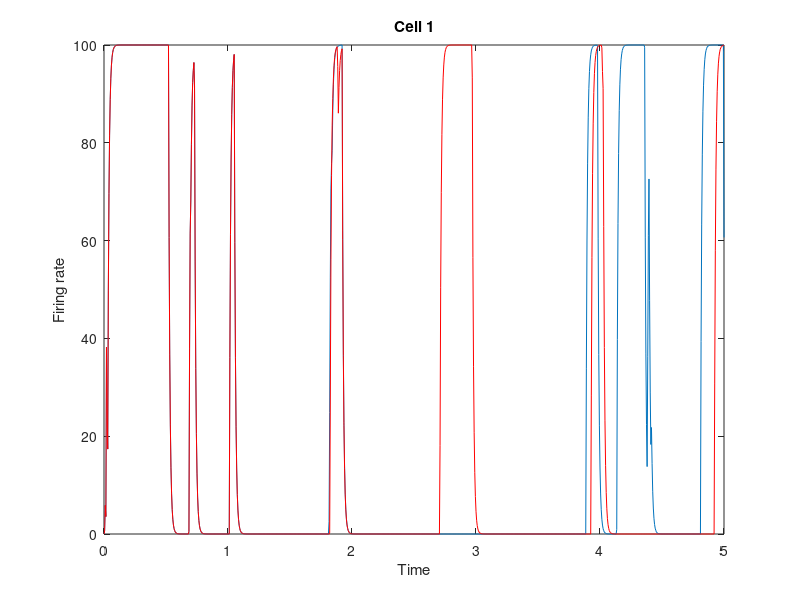
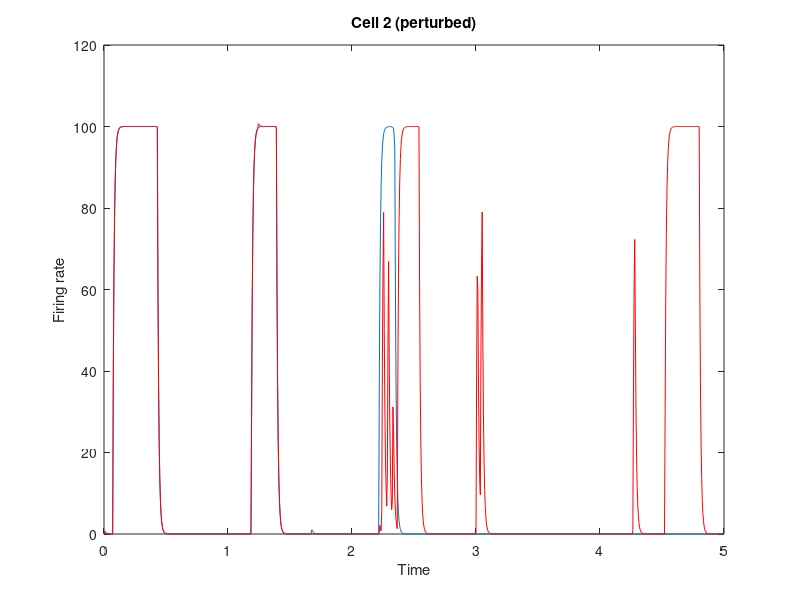
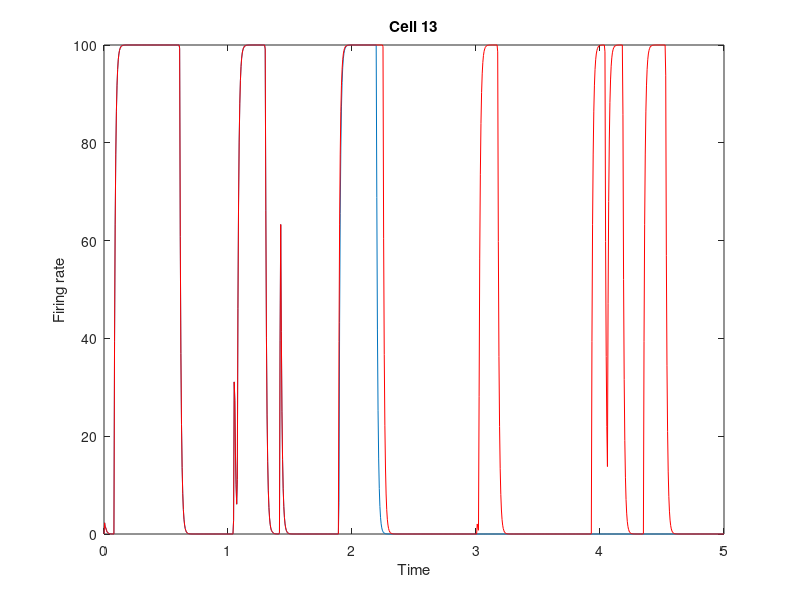

Here is the MATLAB script that generated these plots, in order:
% cerebellarcond_twotrials.m   ---    model of cerebellar conditioning with a bunch of granule cells excited by the CS, that excite one Purkinje cell,
% which also receives inputs from a climbing fiber is excited by the US. Coincident granule cell and climbing fibre firing leads to LTD.

% This code deos not do the conditioning, but rather shows chaotic behavior
% of the Granule Cells firing rates with altered parameters.

clear;  dt = 0.005; tmax = 5; t = 0:dt:tmax; Ntrials = 2;
NGcells = 200;               % No. of granule cells
NIcells = NGcells;          % No. of inhibitory (Golgi) cells

rng(2)

% Granule cell f-I curves:
IthGC = 5*ones(1,NGcells)+15*rand(1,NGcells);   % Randomness in thresholds of granule cells
IwidthGC = 10*ones(1,NGcells);                  % Width of f-I curve
rmaxGC = 100*ones(1,NGcells);                   % Max. firing rate
tauGC = 0.010;                                   % membrane time constant
taus = zeros(1,NGcells);                        % synaptic time constant
tauf = zeros(1,NGcells);                        % time constant for facilitation
taud = zeros(1,NGcells);                        % time constant for depression
taus0 = 0.075;                                   % base value for synaptic time constant
taud0 = 0.1;                                    % base value for depression time constant
tauf0 = 0.2;                                    % base value for facilitation time constant

for cell = 1:NGcells
    taus(cell) = taus0;                         % fixed synaptic time consants for all cells
    tauf(cell) = tauf0*(1.0+2*rand(1));       % heterogeneity in time constant for facilitation
    taud(cell) = taud0*(1.0+2*rand(1));       % heterogeneity in time constant for deression
end

% Inhibitory (Golgi) cell f-I curves
IthIC = 13;                 % fixed threshold
IwidthIC = 8;               % fixed width of sigmoid
rmaxIC = 300;               % fixed maximum rate
tauIC = 0.010;              % fixed time constant

% Climbing fiber f-I curve
IthCF = 15;                 % fixed threshold
IwidthCF = 5;               % fixed width of sigmoid
rmaxCF = 300;               % fixed maximum rate
tauCF = 0.002;              % fixed time constant

IthPC = 15;                 % fixed threshold
IwidthPC = 5;               % fixed width of sigmoid
rmaxPC = 30;                % fixed maximum rate
tauPC = 0.010;              % fixed time constant

IthNI = 10;                 % fixed threshold
IwidthNI = 3;               % fixed width of sigmoid
rmaxNI = 100;               % fixed maximum rate
tauNI = 0.005;              % fixed time constant

% Now set all the connection strengths only WGP will vary

WGP0 = 15.0/NGcells;        % Base granule cell to Purkinje Cell connection strength
WGP = WGP0*ones(NGcells,1); % Vector of individual connections
dW0 = 0.02;                 % Maximum fractional change in weight per trial

WGN = 4.0;                  % Connection from granule cell to nucleus
WPN = 10.0;                 % Inhibitory strength from Purkinje Cll to nucleus

WGG = zeros(NGcells);           % Granule cells to granule cells
WGI = zeros(NGcells,NIcells);   % Granule cells to interneurons
WIG = zeros(NIcells,NGcells);   % Interneurons to granule cells

WGG0 = 1.5;                 % Base connection strengths
WGI0 = 1;
WIG0 = 40/NIcells;
connectprob = 0.05;          % connection probability between granule cells
for cell1 = 1:NGcells
    for cell2 = 1:NGcells
        if rand(1) > connectprob    % only connect if random number is less than probability
            WGG(cell1,cell2) = 0.0; % otherwise no connection
        else                        % connection strength has structure and randomness
            WGG(cell1,cell2) = WGG0*(NGcells-mod(cell2-cell1+NGcells,NGcells))/NGcells * (1.0+5.0*rand(1))/connectprob;
        end
    end
    WGG(cell1,cell1) = 0.25*WGG0*(1.0+0.2*randn(1));   % self-connection is fixed
    WGI(cell1,cell1) = WGI0;        % each granule cell connects to one interneuron
end
WGG = max(WGG,0);

for cell1 = 1:NIcells
    for cell2 = 1:NIcells           % all to all connections from interneuron to granule cells
        WIG(cell1,cell2) = WIG0*(0.5+rand(1)); % but with randomness in strengths
    end
end

tCSon = 0.2;                % time of CS onset
lengthCS = tmax;            % length of CS
ICS0 = 20.0;               % steady state CS applied current
ICS1 = 10.0;               % intitial peak CS current
tauCS = 0.05;               % time for decay of peak CS current

tUSon = 1.2;                % time for US onset
lengthUS = 0.025;           % length of US
IUS0 = 100.0;               % applied current for US

ICS = zeros(size(t));       % set up input current vectors, one for CS
IUS = zeros(size(t));       % and one for US
Iapp = zeros(length(t),NGcells);    % each granule cell can get a different applied current
for i = max(1,floor(tCSon/dt)+1):min(floor((tCSon+lengthCS)/dt)+1,length(ICS))
    ICS(i) = ICS0+ICS1*exp(-(t(i)-tCSon)/tauCS);
    for cell = 1:NGcells/5
        Iapp(i,cell) = ICS(i)*(NGcells-cell)/(NGcells-1);
    end
end

for trial = 1:Ntrials; trial
    rGC = zeros(length(t),NGcells);     % rates of all Granule Cells
    D = ones(length(t),NGcells);        % synaptic depression of Granule Cells
    F = ones(length(t),NGcells);        % facilitation of granule cells
    S = zeros(length(t),NGcells);       % synaptic output of granule cells
    rI = zeros(length(t),NIcells);      % rates of all inhibitory Golgi cells
    rPC = zeros(length(t),1);           % rate of Purkinje cell
    rCF = zeros(length(t),1);           % rate of spikes in Climbing Fiber
    rNI = zeros(length(t),1);           % firing rate of interpositus nucleus
    ItotPC = zeros(size(t));            % current to Purkinje cells
    
    for i = floor(tUSon/dt)+1:floor((tUSon+lengthUS)/dt)+1
        IUS(i) = IUS0;                  % Unconditioned Stimulus is on
    end
    
    for i = 2:length(t)
        
        % Evaluate inputs and rates of granule cells
        ItotGC = Iapp(i-1,:) + S(i-1,:)*WGG - rI(i-1,:)*WIG;
        rinfGC = rmaxGC./(1+exp(-(ItotGC-IthGC)./IwidthGC)).^2;    % rinf is a vector of the steady state firing rate
        rGC(i,:) = rinfGC + (rGC(i-1,:)-rinfGC)*exp(-dt/tauGC);   % update r from r(i-1) for all cells
        
        % Include faclilitation with time constant tauf
        Finf = rGC(i,:).*tauf./(rGC(i,:).*tauf + 1.0);
        F(i,:) = Finf + (F(i-1,:)-Finf).*exp(-dt./tauf);
        
        % Include depression with time constant taus
        Dinf = 1.0./(rGC(i,:).*taud.*F(i,:) + 1.0);
        D(i,:) = Dinf + (D(i-1,:)-Dinf).*exp(-dt./taud);
        
        % Hence calculate synaptic output (no saturation here)
        Sinf = rGC(i,:).*D(i,:).*F(i,:);
        S(i,:) = Sinf + (S(i-1,:)-Sinf).*exp(-dt./taus);
        
        % Now evaluate inputs and rates of inhibitory (Golgi) cells
        ItotIC = rGC(i-1,:)*WGI;
        rinfI = rmaxIC./(1+exp(-(ItotIC-IthIC)/IwidthIC)).^2;    % rinf is a vector of the steady state firing rate
        rI(i,:) = rinfI + (rI(i-1,:)-rinfI)*exp(-dt/tauIC);   % update r from r(i-1) for all cells
        
        % Now evaluate inputs and rate of climbing fiber
        ItotCF = IUS(i);
        rinfCF = rmaxCF./(1+exp(-(ItotCF-IthCF)/IwidthCF)).^2;
        rCF(i) = rinfCF + (rCF(i-1)-rinfCF)*exp(-dt/tauCF);
        
        % Now evaluate inputs and rate of the Purkinje cell
        ItotPC(i) = rGC(i-1,:)*WGP;
        rinfPC = rmaxPC./(1+exp(-(ItotPC(i)-IthPC)/IwidthPC)).^2;
        rPC(i) = rinfPC + (rPC(i-1)-rinfPC)*exp(-dt/tauPC);
        
        % Now evaluate inputs and rate of the nuceleus
        ItotNI = mean(S(i-1,:))*WGN - rPC(i-1)*WPN; % excitation by mossy fibers and inhibition by Purkinje Cell
        rinfNI = rmaxNI./(1+exp(-(ItotNI-IthNI)/IwidthNI)).^2;
        rNI(i) = rinfNI + (rNI(i-1)-rinfNI)*exp(-dt/tauNI);
        
        if ( ( i == round (length(t)/4 ) ) && ( trial == 2 ) )  % Make a tiny alteration to the rate of one cell on the 2nd trial.
            rGC(i,2) = rGC(i,2) + 1;
            newrate = rGC(i,2)
        end
        
        
        
    end   % end time loop
    
    % Now to adjust the synapses from GC to PC
    ratecorr = zeros(NGcells,1);
    for cell = 1:NGcells
        ratecorr(cell) = sum(S(:,cell).*rCF(:))*dt;     % coincidence between granule cell output and climbing fiber spikes
    end
    
    ms = mean(S,1);                                     % Mean synaptic output for each granule cell
    dW = dW0*(ms'.*ratecorr-15)/(mean(ratecorr)*mean(ms));  % Change in W
    % dW = dW0*(ratecorr-20)/(mean(ratecorr));  % Change in W
    dW = max(-0.1,dW);                                     % can not be reduced by more than 5%
    dW = min(0.1,dW);                                      % or increased by more than 5%
    WGP = WGP.*(1.0-dW);                                    % Update all granule to PC synapses
    WGP = max(WGP,0.0);                                     % can not be less than zero
    WGP = min(WGP,5*WGP0);                                  % or greater than 3*base level
    WGP = WGP*WGP0/mean(WGP);                               % this prevents the mean from changing
    
    
    if ( trial == 1 )
        figure(1)
        plot(t,rGC(:,1) )
        xlabel('Time')
        ylabel('Firing rate')
        title ('Cell 1')
        hold on
        
        figure(2)
        plot(t,rGC(:,2))
        xlabel('Time')
        ylabel('Firing rate')
        title ('Cell 2 (perturbed)')

        hold on
        figure(3)
        plot(t,rGC(:,13))
        xlabel('Time')
        ylabel('Firing rate')
        title ('Cell 13')

        hold on
    else
        figure(1)
        plot(t,rGC(:,1),'r')
        figure(2)
        plot(t,rGC(:,2),'r')
        figure(3)
        plot(t,rGC(:,13),'r')
       
        
        
    end
    
    %     if ( trial == 1 ); figure(1); subplot(2,2,1); plot(t,rGC); axis([ 0 tmax -5 105 ]); end
    %
    %     if ( ( trial == 1 ) || ( mod(trial,10) == 0 ) )
    %         figure(1); subplot(2,2,2); cla; plot(t,rNI);  hold on;
    %         plot(t,rPC,'r'); xlabel('time'); ylabel('Firing rate (red=Purkinje; blue=Nucleus)');
    %
    %         figure(1); subplot(2,2,3); cla; plot(WGP); axis([0 NGcells 0 5*WGP0 ])
    %         xlabel('Granule Cell Index'); ylabel('Connection Strength, WGP'); hold on;
    %         figure(1); subplot(2,2,4); cla; plot(t,ItotPC); axis([0 tmax 0 1500])
    %         xlabel('time'); ylabel('Purkinje Cell Input');
    %     end
end  % end of trial loop
